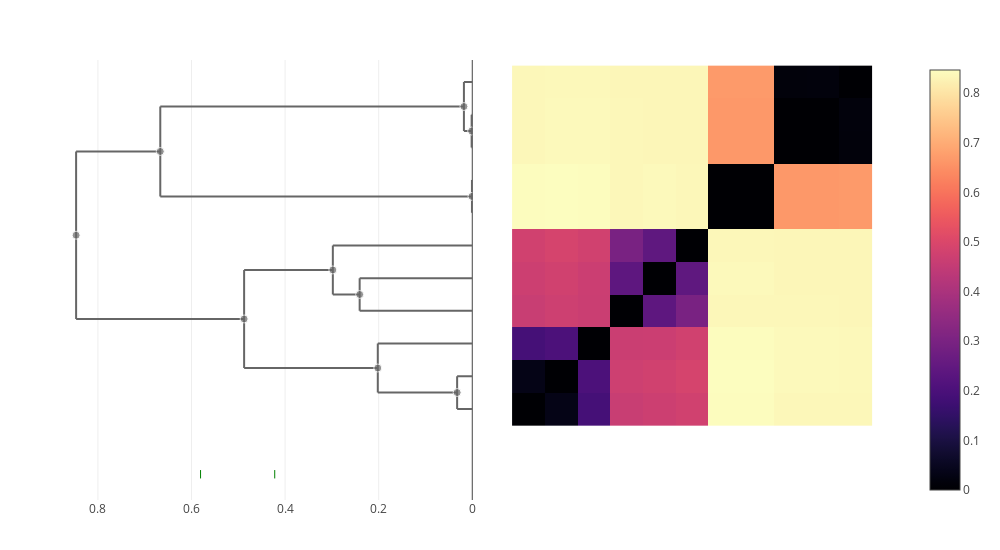

Notebook code for this chart:
### Code cell
let taxon = "pseudopneumoniae"
    trees[taxon] = cluster_annotate(cdata, taxon)
    plot(clustermap(cdata, trees[taxon]))
end

### Figure 1 — Plotly figure (JSON) as saved in the notebook; plotly's stock layout.template omitted (floating-point values rounded to 4 significant figures; data arrays with more than 128 entries replaced by an {"elided": "..."} marker saying what was removed)
{"data": [{"colorscale": {"elided": "256x2 mixed values"}, "type": "heatmap", "x": [0.5, 1.5, 2.5, 3.5, 4.5, 5.5, 6.5, 7.5, 8.5, 9.5, 10.5, 11.5], "y": [0.5, 1.5, 2.5, 3.5, 4.5, 5.5, 6.5, 7.5, 8.5, 9.5, 10.5, 11.5], "z": [[0, 0.03237, 0.1897, 0.4604, 0.4694, 0.4779, 0.8441, 0.8441, 0.8372, 0.8373, 0.8356], [0.03237, 0, 0.2019, 0.4706, 0.4781, 0.4875, 0.8465, 0.8466, 0.8394, 0.8395, 0.8379], [0.1897, 0.2019, 0, 0.4653, 0.4663, 0.4773, 0.8454, 0.8455, 0.8402, 0.8403, 0.8387], [0.4604, 0.4706, 0.4653, 0, 0.2407, 0.298, 0.8364, 0.8364, 0.8363, 0.8364, 0.8347], [0.4694, 0.4781, 0.4663, 0.2407, 0, 0.2419, 0.84, 0.84, 0.8345, 0.8346, 0.8329], [0.4779, 0.4875, 0.4773, 0.298, 0.2419, 0, 0.8369, 0.8369, 0.8346, 0.8347, 0.833], [0.8441, 0.8465, 0.8454, 0.8364, 0.84, 0.8369, 0, 0.0006723, 0.6645, 0.6646, 0.6667], [0.8441, 0.8466, 0.8455, 0.8364, 0.84, 0.8369, 0.0006723, 0, 0.6646, 0.6647, 0.6667], [0.8372, 0.8394, 0.8402, 0.8363, 0.8345, 0.8346, 0.6645, 0.6646, 0, 0.001357, 0.01741], [0.8373, 0.8395, 0.8403, 0.8364, 0.8346, 0.8347, 0.6646, 0.6647, 0.001357, 0, 0.01786], [0.8356, 0.8379, 0.8387, 0.8347, 0.8329, 0.833, 0.6667, 0.6667, 0.01741, 0.01786, 0]]}, {"hoverinfo": "skip", "line": {"color": "#666666"}, "mode": "lines", "showlegend": false, "type": "scatter", "x": [0.6667, 0.6667, null, 0.6667, 0.0006723, null, 0.6667, 0.01786, null], "xaxis": "x2", "y": [7.5, 10.25, null, 7.5, 7.5, null, 10.25, 10.25, null], "yaxis": "y"}, {"hoverinfo": "skip", "line": {"color": "#666666"}, "mode": "lines", "showlegend": false, "type": "scatter", "x": [0.0006723, 0.0006723, null, 0.0006723, 0, null, 0.0006723, 0, null], "xaxis": "x2", "y": [7, 8, null, 7, 7, null, 8, 8, null], "yaxis": "y"}, {"hoverinfo": "skip", "line": {"color": "#666666"}, "mode": "lines", "showlegend": false, "type": "scatter", "x": [0.01786, 0.01786, null, 0.01786, 0.001357, null, 0.01786, 0, null], "xaxis": "x2", "y": [9.5, 11, null, 9.5, 9.5, null, 11, 11, null], "yaxis": "y"}, {"hoverinfo": "skip", "line": {"color": "#666666"}, "mode": "lines", "showlegend": false, "type": "scatter", "x": [0.001357, 0.001357, null, 0.001357, 0, null, 0.001357, 0, null], "xaxis": "x2", "y": [9, 10, null, 9, 9, null, 10, 10, null], "yaxis": "y"}, {"hoverinfo": "skip", "line": {"color": "#666666"}, "mode": "lines", "showlegend": false, "type": "scatter", "x": [0.2019, 0.2019, null, 0.2019, 0.03237, null, 0.2019, 0, null], "xaxis": "x2", "y": [1.5, 3, null, 1.5, 1.5, null, 3, 3, null], "yaxis": "y"}, {"hoverinfo": "skip", "line": {"color": "#666666"}, "mode": "lines", "showlegend": false, "type": "scatter", "x": [0.4875, 0.4875, null, 0.4875, 0.2019, null, 0.4875, 0.298, null], "xaxis": "x2", "y": [2.25, 5.25, null, 2.25, 2.25, null, 5.25, 5.25, null], "yaxis": "y"}, {"hoverinfo": "skip", "line": {"color": "#666666"}, "mode": "lines", "showlegend": false, "type": "scatter", "x": [0.2407, 0.2407, null, 0.2407, 0, null, 0.2407, 0, null], "xaxis": "x2", "y": [4, 5, null, 4, 4, null, 5, 5, null], "yaxis": "y"}, {"hoverinfo": "skip", "line": {"color": "#666666"}, "mode": "lines", "showlegend": false, "type": "scatter", "x": [0.8466, 0.8466, null, 0.8466, 0.4875, null, 0.8466, 0.6667, null], "xaxis": "x2", "y": [3.75, 8.875, null, 3.75, 3.75, null, 8.875, 8.875, null], "yaxis": "y"}, {"hoverinfo": "skip", "line": {"color": "#666666"}, "mode": "lines", "showlegend": false, "type": "scatter", "x": [0.03237, 0.03237, null, 0.03237, 0, null, 0.03237, 0, null], "xaxis": "x2", "y": [1, 2, null, 1, 1, null, 2, 2, null], "yaxis": "y"}, {"hoverinfo": "skip", "line": {"color": "#666666"}, "mode": "lines", "showlegend": false, "type": "scatter", "x": [0.298, 0.298, null, 0.298, 0.2407, null, 0.298, 0, null], "xaxis": "x2", "y": [4.5, 6, null, 4.5, 4.5, null, 6, 6, null], "yaxis": "y"}, {"customdata": [[18, 3], [16, 3], [21, 11], [19, 6], [17, 2], [20, 5], [14, 3], [13, 2], [15, 2], [12, 2]], "hovertemplate": "ID: %{customdata[0]}<br>\nHeight: %{x:.3f}<br>\nGenome count: %{customdata[1]}\n\n<extra></extra>", "marker": {"color": "#666666", "size": [8, 8, 8, 8, 8, 8, 8, 8, 8, 8]}, "mode": "markers", "showlegend": false, "type": "scatter", "x": [0.298, 0.2019, 0.8466, 0.4875, 0.2407, 0.6667, 0.01786, 0.001357, 0.03237, 0.0006723], "xaxis": "x2", "y": [5.25, 2.25, 6.312, 3.75, 4.5, 8.875, 10.25, 9.5, 1.5, 7.5], "yaxis": "y"}, {"hovertemplate": "%{text} <br>\n%{x}\n<extra></extra>\n", "marker": {"color": "green", "line": {"color": "green", "width": 1}, "symbol": "line-ns"}, "mode": "markers", "text": ["pneumoniae", "mitis"], "type": "scatter", "x": [0.4222, 0.5806], "xaxis": "x2", "y": [-1, -1, -1]}], "layout": {"height": 550, "hovermode": "closest", "margin": {"b": 50, "l": 50, "r": 50, "t": 60}, "showlegend": false, "width": 1000, "xaxis": {"autorange": true, "domain": [0.505, 1], "range": [-0.4593, 12.46], "scaleanchor": "y", "type": "linear", "visible": false}, "xaxis2": {"autorange": true, "domain": [0, 0.495], "range": [0.9024, 0], "rangemode": "nonnegative", "showspikes": true, "spikedash": "solid", "spikemode": "across", "spikethickness": 1, "type": "linear"}, "yaxis": {"autorange": true, "domain": [0, 1], "range": [-1.788, 11.67], "scaleanchor": "x", "type": "linear", "visible": false}}}
